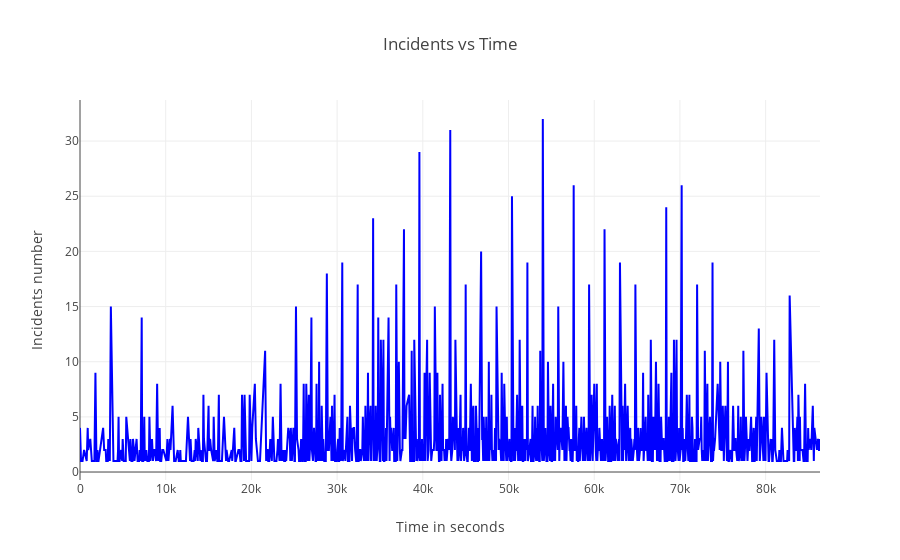

The notebook cell this image was saved under:
### Code cell
import random

time = (df3.dropna(subset=['Time']))["Time"].values
ftr = [3600,60,1]
for i in range(len(time)):
    try:
        temp=sum([a*b for a,b in zip(ftr, map(int,time[i].split(':')))])
        if (temp>86400):
            temp=random.randint(0, 84600)
        time[i]=temp
    except:
        time[i]=random.randint(0, 84600)
incident_time= np.array(Counter(time).most_common(1000000))
incident_time=incident_time[incident_time[:,0].argsort()]

data = [ 
    go.Scatter(x=incident_time[:,0], y=incident_time[:,1], mode="lines",  marker = {'color': 'rgb(0,0,255)', 'size': 5, 'symbol': 'circle', 'opacity': 1.0}, name="data"),
]

layout = go.Layout(title = 'Incidents vs Time', xaxis = {'title': 'Time in seconds'}, yaxis = {'title': 'Incidents number'}, barmode='overlay')
fig=go.Figure(data=data, layout=layout)

py.iplot(fig)

### Figure 1 — Plotly figure (JSON) as saved in the notebook; plotly's stock layout.template omitted (floating-point values rounded to 4 significant figures; data arrays with more than 128 entries replaced by an {"elided": "..."} marker saying what was removed)
{"data": [{"marker": {"color": "rgb(0,0,255)", "opacity": 1, "size": 5, "symbol": "circle"}, "mode": "lines", "name": "data", "type": "scatter", "uid": "0d5c67fa-01e0-11e9-b207-1002b5e0c242", "x": {"elided": "1000 int values"}, "y": {"elided": "1000 int values"}}], "layout": {"barmode": "overlay", "title": "Incidents vs Time", "xaxis": {"title": "Time in seconds"}, "yaxis": {"title": "Incidents number"}}}
